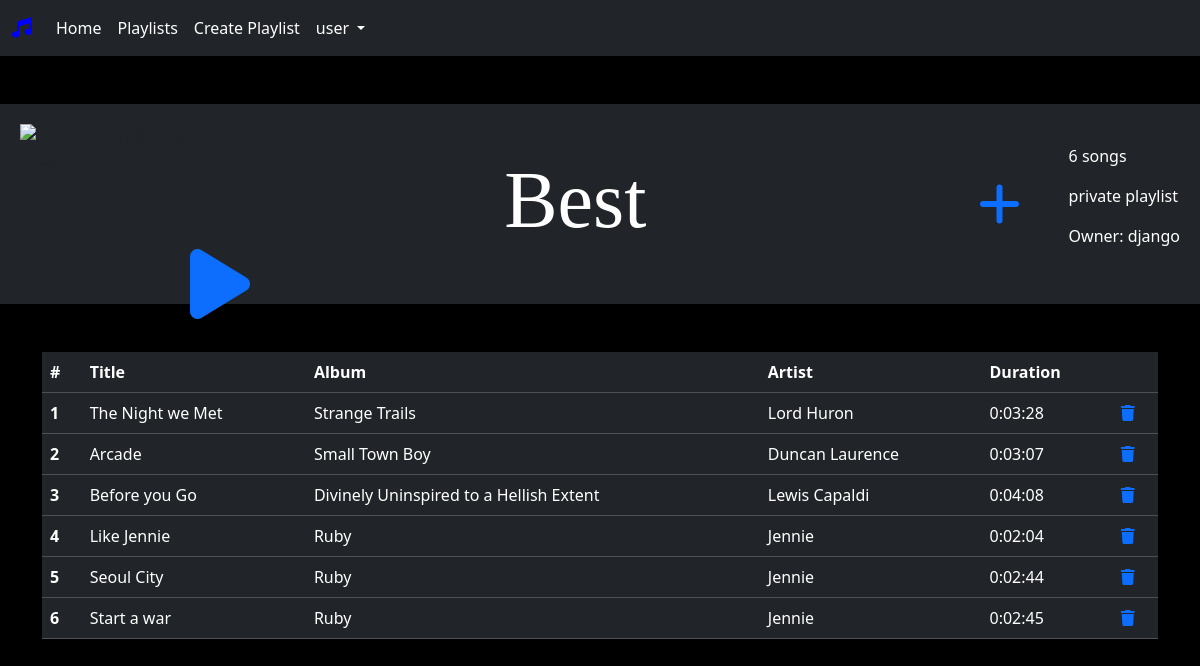
Screenshot of /playlist/2/detail/ (signed in) with the database file from the repository.
### musicbox/models.py (models this page shows, shortened)
class Playlist(models.Model):
    name = models.CharField(max_length=100)
    user_object = models.ForeignKey(
        User, on_delete=models.CASCADE, related_name="playlists"
    )
    created_date = models.DateTimeField(auto_now_add=True)
    updated_date = models.DateTimeField(auto_now=True)
    VISIBILITY_OPTIONS = (
        ("private", "Private"),
        ("public", "Public"),
    )
    visibility = models.CharField(
        max_length=50, choices=VISIBILITY_OPTIONS, default="private"
    )
    songtrack_objects = models.ManyToManyField(SongTrack)
    cover_image = models.ImageField(upload_to="playlistcovers", blank=True, null=True)
    description = models.TextField(blank=True, null=True)
    play_count = models.PositiveIntegerField(default=0)

class User(AbstractUser):
    phone = models.CharField(max_length=15, unique=False)
    dob = models.DateField(blank=True, null=True)
    is_verified = models.BooleanField(default=False)
    otp = models.CharField(max_length=4, null=True)

class SongTrack(models.Model):
    title = models.CharField(max_length=100)
    artist_object = models.ForeignKey(
        Artist, on_delete=models.CASCADE, related_name="tracks_artist"
    )
    album_object = models.ForeignKey(
        Album,
        on_delete=models.CASCADE,
        related_name="tracks_album",
        blank=True,
        null=True,
    )
    duration = models.DurationField()
    release_date = models.DateField()
    genre_objects = models.ManyToManyField(Genre)
    audio_file = models.FileField(upload_to="songtracks", blank=False, null=False)
    is_single = models.BooleanField(default=False)
    cover_photo = models.ImageField(upload_to="singlescover", blank=True, null=True)

class Album(models.Model):
    title = models.CharField(max_length=100)
    artist_object = models.ForeignKey(
        Artist, on_delete=models.CASCADE, related_name="albums"
    )
    release_date = models.DateField()
    cover_photo = models.ImageField(upload_to="albumcovers", null=True, blank=True)

class Artist(models.Model):
    name = models.CharField(max_length=100, unique=True)
    bio = models.TextField(blank=True, null=True)

### musicbox/views.py (the view)
class PlaylistDetailView(LoginRequiredMixin, View):
    login_url = "signin"
    redirect_field_name = "redirect_to"
    template_name = "detail-playlist.html"
    def get(self, request, *args, **kwargs):
        id = kwargs.get("pk")
        playlist = get_object_or_404(Playlist, id=id, user_object=request.user)
        return render(request, self.template_name, {"playlist": playlist})

### musicbox/templates/detail-playlist.html
{% extends 'base.html' %}
{% block page_type %}playlist{% endblock %}
{% block main_block%}
{% load static %}
<div class="container-fluid bg-dark mt-5 d-flex" id="playlist-header">
    <div class="playlist-image position-relative">
        {% if playlist.cover_image %}
        <img src="{{playlist.cover_image.url}}" alt="Playlist cover image" class="playlist-cover">
        {% else %}
        <img src="{% static 'default/default_playlist_cover.jpg' %}" alt="default playlist cover image "
            class="playlist-cover">
        {% endif %}
        <div class="position-absolute top-100 start-100 translate-middle">
            <i class="fa-solid fa-play fa-5x text-primary" id="playlist-play-all"></i>
        </div>
    </div>
    <div class="mx-auto my-auto">
        <h1 class="text-white" id="playlist-heading">{{playlist.name}}</h1>
    </div>
    <div class="my-auto p-5">
        <a href="{% url 'playlist-add-songs' playlist.id %}"><i class="fa-solid fa-plus fa-3x"></i></a>
    </div>
    <div class="text-white my-auto">
        <p>{{playlist.songtrack_objects.count}} songs</p>
        <p>{{playlist.visibility}} playlist</p>
        <p>Owner: {{playlist.user_object.username}}</p>
    </div>
</div>
<div class="container mt-5" id="playlist-body">
    <table class="table table-dark table-hover">
        <thead>
            <tr>
                <th scope="col">#</th>
                <th scope="col">Title</th>
                <th scope="col">Album</th>
                <th scope="col">Artist</th>
                <th scope="col">Duration</th>
                <th></th>
            </tr>
        </thead>
        <tbody>
            {% for song in playlist.songtrack_objects.all %}
            <tr class="song-item" data-src="{{song.audio_file.url}}">
                <th scope="row">{{forloop.counter}}</th>
                <td id="song-title">{{song.title}}</td>
                <td><a href="" style="color: white;text-decoration: none;">{{song.album_object.title}}</a></td>
                <td><a href="" id="song-artist"
                        style="color: white;text-decoration: none">{{song.artist_object.name}}</a></td>
                <td>{{song.duration}}</td>
                <td><a href="{% url 'playlist-delete-song' playlist_pk=playlist.id song_pk=song.id %}"><i
                            class="fa-solid fa-trash"></i></a></td>
            </tr>
            {% endfor %}
        </tbody>
    </table>
</div>
{% endblock %}

### musicbox/static/style.css (style rules this page uses)
#playlist-header { background-color: rgb(18, 18, 18); width: 100%; height: 200px; position: relative; padding: 20px; }
.playlist-image { width: 200px; height: 160px; }
.playlist-cover { width: 100%; height: 100%; object-fit: cover; }
#playlist-heading { font-size: 80px; font-family:fantasy; }

### rows the page displays
Playlist: name "Best", songtrack_objects.count "6", visibility "private", user_object.username "django"
SongTrack: title "The Night we Met", album_object "Strange Trails", artist_object.name "Lord Huron", duration "0:03:28"
SongTrack: title "Arcade", album_object "Small Town Boy", artist_object.name "Duncan Laurence", duration "0:03:07"
SongTrack: title "Before you Go", album_object "Divinely Uninspired to a Hellish Extent", artist_object.name "Lewis Capaldi", duration "0:04:08"
SongTrack: title "Like Jennie", album_object "Ruby", artist_object.name "Jennie", duration "0:02:04"
SongTrack: title "Seoul City", album_object "Ruby", artist_object.name "Jennie", duration "0:02:44"
SongTrack: title "Start a war", album_object "Ruby", artist_object.name "Jennie", duration "0:02:45"
